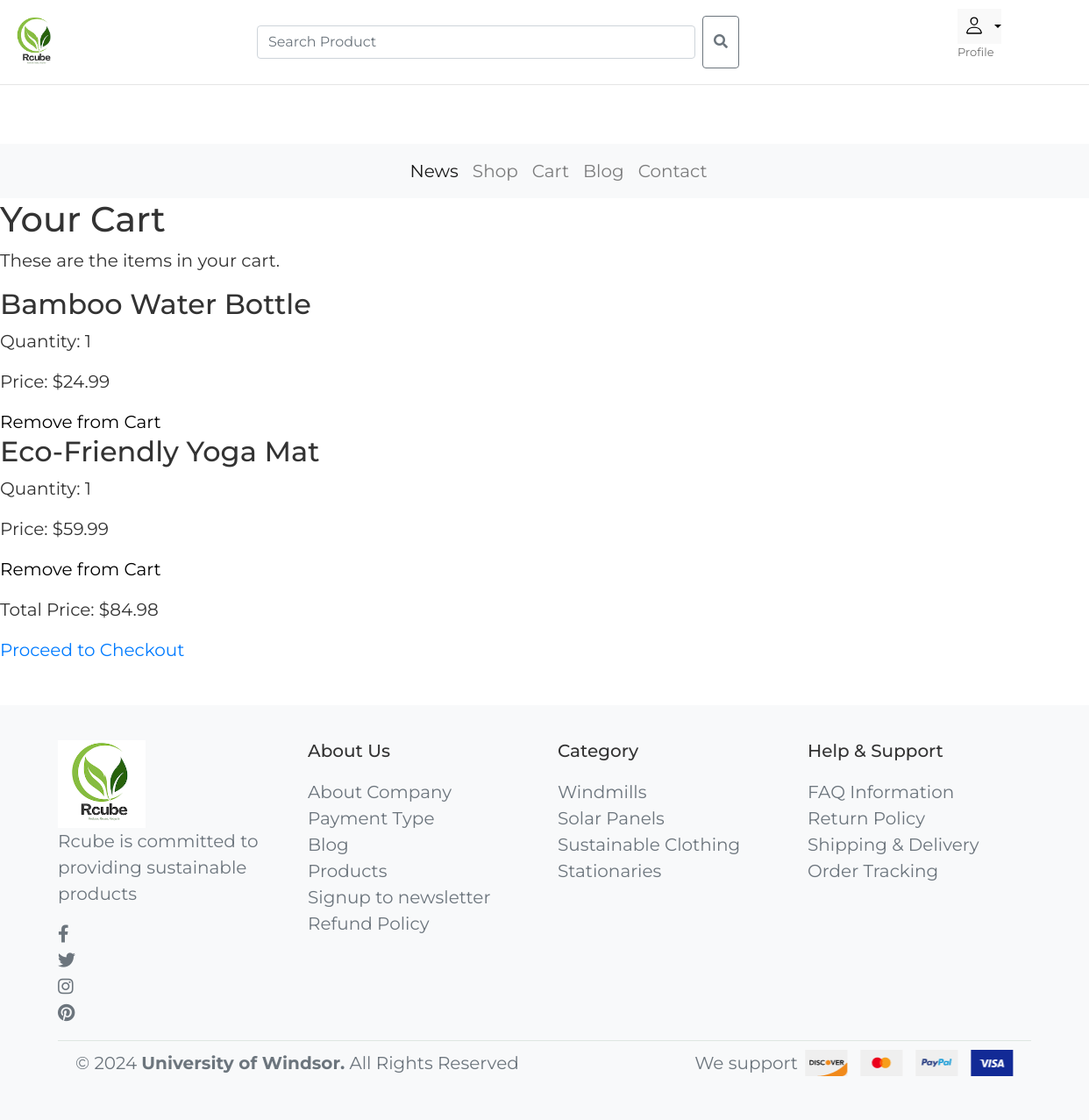
Before: /cart/ (signed in) with the older database file.
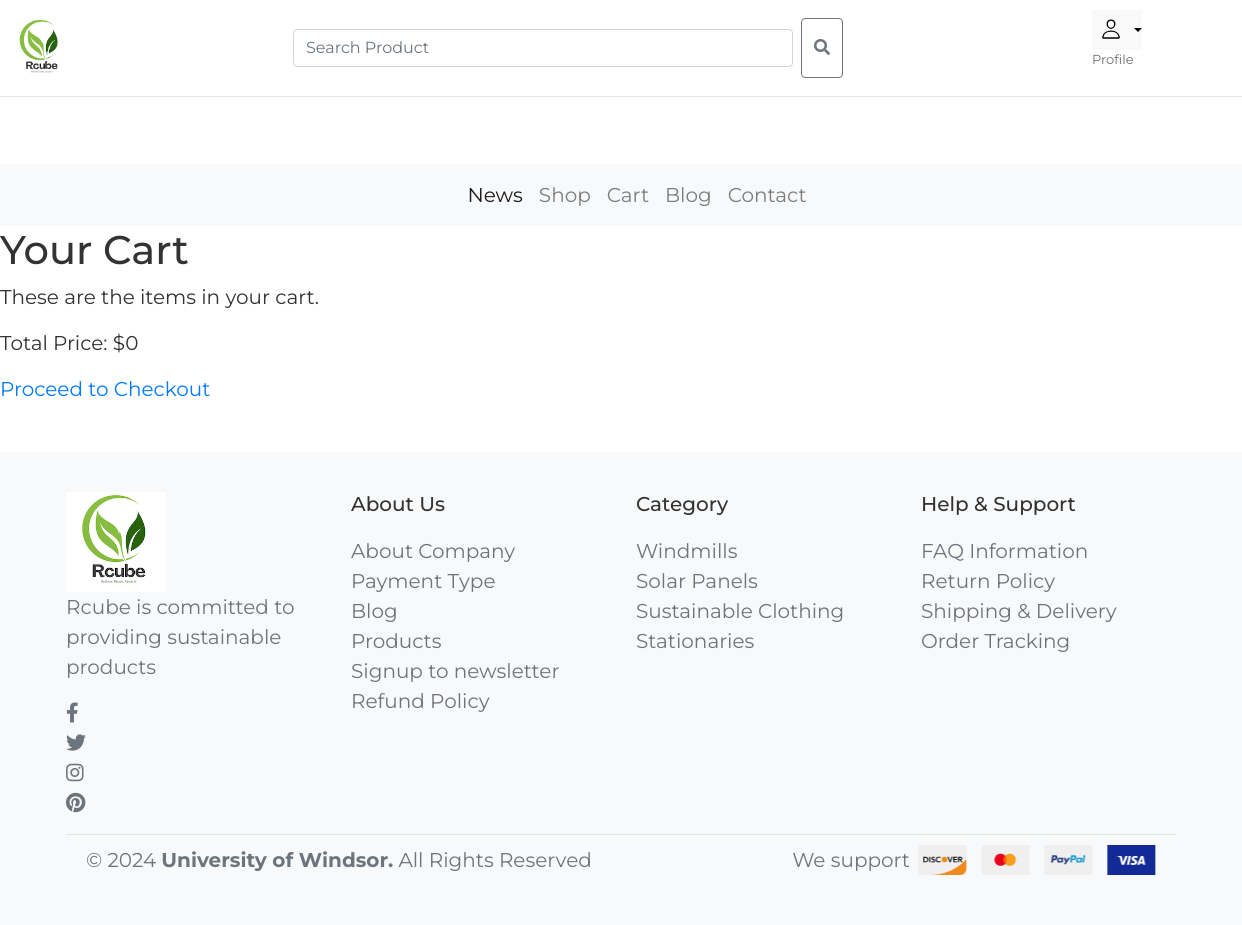
After: the same page with the newer database file.
### rcubeApp/models.py (models this page shows, shortened)
class OrderItem(models.Model):
    order = models.ForeignKey(Order, on_delete=models.CASCADE)
    product = models.ForeignKey(Product, on_delete=models.CASCADE)
    quantity = models.PositiveIntegerField(default=1)
    def get_total_price(self):
        return self.product.price * self.quantity

class Order(models.Model):
    ORDER_STATUS_CHOICES = (
        ('Pending', 'Pending'),
        ('Processed', 'Processed'),
        ('Shipped', 'Shipped'),
        ('Completed', 'Completed'),
        ('Cancelled', 'Cancelled'),
        ('Delivered', 'Delivered'),
    )
    user = models.ForeignKey(User, on_delete=models.CASCADE)
    completed = models.DateTimeField(auto_now_add=True)
    created = models.DateTimeField(auto_now_add=True)
    status = models.CharField(max_length=10, choices=ORDER_STATUS_CHOICES, default='Pending')
    total_price = models.DecimalField(max_digits=10, decimal_places=2, default=0.00)

### usersApp/models.py (models this page shows, shortened)
class Product(models.Model):
    name = models.CharField(max_length=100)
    description = models.TextField(blank=True)
    price = models.DecimalField(max_digits=10, decimal_places=2)
    category = models.ForeignKey(Category, on_delete=models.CASCADE)
    image = models.ImageField(upload_to='product_images/', blank=True, null=True)

### rcubeApp/views.py (the view, shortened to what this page needs)
# urls.py: path('cart/', views.cart, name='cart'),
@login_required
def cart(request):
    order = Order.objects.filter(user=request.user, status='Pending').first()
    if not order:
        order_items = []
        total_price = 0
    else:
        order_items = order.orderitem_set.all()
        total_price = order.total_price
    return render(request, 'cart.html', {'order_items': order_items, 'total_price': total_price})

### rcubeApp/templates/cart.html (shortened to what this page needs)
{% extends 'rcube-green-ecom/base2.html' %}
{% block content %}
<h1>Your Cart</h1>
<p>These are the items in your cart.</p>
    <ul>
        {% for item in order_items %}
            <li>
                <h2>{{ item.product.name }}</h2>
                <p>Quantity: {{ item.quantity }}</p>
                <p>Price: ${{ item.get_total_price }}</p>
                <form method="post" action="{% url 'cart' %}">
                    <button type="submit">Remove from Cart</button>
                </form>
            </li>
        {% endfor %}
    </ul>
    <p>Total Price: ${{ total_price }}</p>
    <a href="{% url 'add_payment_method' %}">Proceed to Checkout</a>
{% endblock %}

### templates/rcube-green-ecom/base2.html (shortened to what this page needs)
<!DOCTYPE html>
<html lang="en">
<head>
  {% load static %}
  <link rel="stylesheet" href="{% static 'css/style.css' %}">
  <link href="https://stackpath.bootstrapcdn.com/bootstrap/4.5.2/css/bootstrap.min.css" rel="stylesheet">
  <link href="https://cdnjs.cloudflare.com/ajax/libs/font-awesome/5.15.4/css/all.min.css" rel="stylesheet">
</head>
<body>
  {% block header %}
  <header class="header">
    <div class="logo">
      <a href="{% url 'home' %}" class="logo">
        <img src="{% static 'images/logo.png' %}" alt="R cube Logo" style="height: 60px; width:60px">
      </a>
    </div>
    {% block header-content %}
    <div class="search-bar">
      <form class="form-inline my-2 my-lg-0 w-100">
        <input class="form-control mr-sm-2 w-100" type="search" placeholder="Search Product" aria-label="Search">
        <button class="btn btn-outline-secondary" type="submit"><i class="fa fa-search"></i></button>
      </form>
    </div>
    <div class="user-actions">
      {% block header_content %}
      <div class="header-actions">
        {% if user.is_authenticated %}
        <div class="dropdown">
          <button class="header-action-btn dropdown-toggle" type="button">
            <ion-icon name="person-outline" aria-hidden="true"></ion-icon>
          </button>
            <p class="header-action-label">Profile</p>
        </div>
        {% else %}
        <button class="header-action-btn" onclick="window.location.href='{% url 'user_accounts' %}'">
          <p class="header-action-label">Sign in</p>
        </button>
        {% endif %}
      </div>
      {% endblock %}
    </div>
  </header>
  {% endblock %}
      {% block navbar %}
  <nav class="navbar navbar-expand-lg navbar-light bg-light">
    <div class="container">
      <div class="collapse navbar-collapse" id="navbarNav">
        <ul class="navbar-nav mx-auto">
          <li class="nav-item active">
            <a href="{% url 'news:index' 1 %}" class="nav-link">News</a>
          </li>
          <li class="nav-item">
            <a class="nav-link" href="{% url 'shop' %}">Shop</a>
          </li>
          <li class="nav-item">
            <a class="nav-link" href="{% url 'cart' %}">Cart</a>
          </li>
          <li class="nav-item">
            <a class="nav-link" href="{% url 'blog:index' %}">Blog</a>
          </li>
          <li class="nav-item">
            <a class="nav-link" href="{% url 'contact' %}">Contact</a>
          </li>
        </ul>
      </div>
    </div>
  </nav>
          {% endblock %}
  {% endblock %}
  {% block content %}
  {% endblock %}
  <footer class="footer mt-5">
    <div class="container">
      <div class="row">
        <div class="col-md-3">
          <img src="{% static 'images/logo.png' %}" alt="Rcube" style="width: 100px;">
          <p>Rcube is committed to providing sustainable products</p>
          <div class="social-icons">
            <a href="#"><i class="fab fa-facebook-f"></i></a>
            <a href="#"><i class="fab fa-twitter"></i></a>
            <a href="#"><i class="fab fa-instagram"></i></a>
            <a href="#"><i class="fab fa-pinterest"></i></a>
          </div>
        </div>
        <div class="col-md-3">
          <h5>About Us</h5>
          <ul class="list-unstyled">
            <li><a href="#">About Company</a></li>
            <li><a href="#">Payment Type</a></li>
            <li><a href="#">Blog</a></li>
            <li><a href="#">Products</a></li>
            <li><a href="#">Signup to newsletter</a></li>
            <li><a href="#">Refund Policy</a></li>
          </ul>
        </div>
        <div class="col-md-3">
          <h5>Category</h5>
          <ul class="list-unstyled">
            <li><a href="#">Windmills</a></li>
            <li><a href="#">Solar Panels</a></li>
            <li><a href="#">Sustainable Clothing</a></li>
            <li><a href="#">Stationaries</a></li>
          </ul>
        </div>
        <div class="col-md-3">
          <h5>Help & Support</h5>
          <ul class="list-unstyled">
            <li><a href="#">FAQ Information</a></li>
            <li><a href="#">Return Policy</a></li>
            <li><a href="#">Shipping & Delivery</a></li>
            <li><a href="#">Order Tracking</a></li>
          </ul>
        </div>
      </div>
      <div class="footer-bar d-flex justify-content-between align-items-center mt-3">
        <p class="mb-0">© 2024 <b>University of Windsor.</b> All Rights Reserved</p>
        <div class="d-flex align-items-center">
          <p class="mb-0 mr-2">We support</p>
          <img src="{% static 'images/payment-img.png' %}" alt="Payment Methods">
        </div>
      </div>
    </div>
  </footer>
</body>
</html>

### static/css/style.css (style rules this page uses)
:root { --middle-blue-green: hsl(176, 35%, 63%); --sonic-silver: hsl(0, 0%, 44%); --eerie-black: hsl(0, 0%, 9%); --ocean-green: hsl(148, 45%, 58%); --candy-pink: hsl(356, 65%, 63%); --cultured: hsl(0, 0%, 96%); --white: hsl(0, 0%, 100%); --black: hsl(0, 0%, 0%); --ff-jost: "Jost", sans-serif; --fs-1: 2.5rem; --fs-2: 1.75rem; --fs-3: 1.625rem; --fs-4: 1.5rem; --fs-5: 1.375rem; --fs-6: 1.25rem; --fs-7: 1.125rem; --fs-8: 0.938rem; --fs-9: 0.875rem; --fs-10: 0.813rem; --fw-500: 500; --fw-600: 600; --transition-1: 0.25s ease; --transition-2: 0.75s ease; --cubic-out: cubic-bezier(0.51, 0.03, 0.64, 0.28); --cubic-in: cubic-bezier(0.33, 0.85, 0.56, 1.02); --section-padding: 60px; }
*, *::before, *::after { margin: 0; padding: 0; box-sizing: border-box; }
li { list-style: none; }
a { text-decoration: none; }
a, img, span, input, button, ion-icon { display: block; }
input, button { background: none; border: none; font: inherit; }
button { text-align: left; cursor: pointer; margin-left:20%; }
input { width: 100%; outline-color: var(--middle-blue-green); }
ion-icon { pointer-events: none; }
html { font-family: var(--ff-jost); color: var(--sonic-silver); scroll-behavior: smooth; }
body { background: var(--white); padding-block: 70px; }
.container { padding-inline: 15px; }
a, button { transition: var(--transition-1); }
.btn { background: var(--background, var(--eerie-black)); color: var(--color, var(--white)); font-weight: var(--fw-600); height: var(--height, 60px); padding-inline: 50px; border: 1px solid var(--border-color, var(--eerie-black)); border-radius: 6px; display: flex; justify-content: center; align-items: center; }
.w-100 { width: 100%; }
.header { position: absolute; top: 0; left: 0; background: var(--white); width: 100%; padding-block: 20px; z-index: 4; transition: var(--transition-1); }
.header-actions { background: var(--white); position: fixed; bottom: 0; left: 0; width: 100%; display: flex; justify-content: space-evenly; align-items: center; gap: 5px; padding-block: 16px 10px; box-shadow: 0 -2px 20px hsla(0, 0%, 0%, 0.1); z-index: 1; }
.header-action-btn { position: relative; width: 50px; text-align: center; }
.header-action-btn ion-icon { margin-inline: auto; font-size: 22px; margin-bottom: 3px; }
.header-action-label { color: var(--sonic-silver); font-size: var(--fs-10); transition: var(--transition-1); }
.navbar { background: var(--white); position: fixed; top: 0; right: -300px; max-width: 300px; width: 100%; height: 100%; padding: 30px 25px; z-index: 3; visibility: hidden; transition: 0.25s var(--cubic-out); }
@media (min-width: 480px) { :root { --fs-1: 3rem; --fs-2: 2rem; } }
@media (min-width: 580px) { :root { --fs-1: 3.75rem; --fs-2: 2.375rem; --fs-3: 2.25rem; } }
@media (min-width: 580px) { .container { max-width: 550px; margin-inline: auto; } }
@media (min-width: 768px) { .container { max-width: 700px; } }
@media (min-width: 992px) { :root { --fs-1: 5rem; } }
@media (min-width: 992px) { body { padding-block: 0; } }
@media (min-width: 992px) { .container { max-width: 950px; } }
@media (min-width: 992px) { .header { position: relative; padding-block: 15px; border-bottom: 1px solid hsla(0, 0%, 0%, 0.1); margin-bottom: 67px; } }
@media (min-width: 992px) { .header .logo { margin-inline: auto; } }
@media (min-width: 992px) { .header-actions { all: unset; display: flex; justify-content: flex-end; align-items: center; gap: 15px; } }
@media (min-width: 992px) { .navbar { all: unset; position: absolute; top: calc(100% + 1px); left: 0; width: 100%; background: var(--white); } }

Changed rows visible on the page:
removed OrderItem: product.name "Bamboo Water Bottle", quantity "1", get_total_price "24.99"
removed OrderItem: product.name "Eco-Friendly Yoga Mat", quantity "1", get_total_price "59.99"
removed Order: total_price "84.98"
Other visible differences:
{{ total_price }}: (not shown) → "0"
